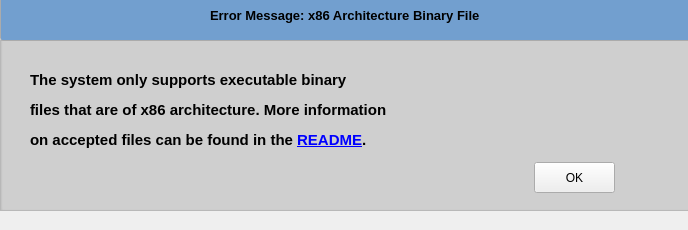
<?xml version="1.0" encoding="UTF-8"?>
<ui version="4.0">
 <class>ArchitectureError</class>
 <widget class="QDockWidget" name="ArchitectureError">
  <property name="geometry">
   <rect>
    <x>0</x>
    <y>0</y>
    <width>688</width>
    <height>230</height>
   </rect>
  </property>
  <property name="palette">
   <palette>
    <active>
     <colorrole role="Base">
      <brush brushstyle="SolidPattern">
       <color alpha="142">
        <red>184</red>
        <green>184</green>
        <blue>184</blue>
       </color>
      </brush>
     </colorrole>
    </active>
    <inactive>
     <colorrole role="Base">
      <brush brushstyle="SolidPattern">
       <color alpha="142">
        <red>184</red>
        <green>184</green>
        <blue>184</blue>
       </color>
      </brush>
     </colorrole>
    </inactive>
    <disabled>
     <colorrole role="Base">
      <brush brushstyle="SolidPattern">
       <color alpha="255">
        <red>255</red>
        <green>255</green>
        <blue>255</blue>
       </color>
      </brush>
     </colorrole>
    </disabled>
   </palette>
  </property>
  <property name="windowTitle">
   <string>DockWidget</string>
  </property>
  <widget class="QWidget" name="dockWidgetContents">
   <widget class="QGroupBox" name="groupBox">
    <property name="geometry">
     <rect>
      <x>0</x>
      <y>-20</y>
      <width>691</width>
      <height>231</height>
     </rect>
    </property>
    <property name="title">
     <string/>
    </property>
    <widget class="QLineEdit" name="PluginView_4">
     <property name="geometry">
      <rect>
       <x>0</x>
       <y>10</y>
       <width>691</width>
       <height>51</height>
      </rect>
     </property>
     <property name="palette">
      <palette>
       <active>
        <colorrole role="Base">
         <brush brushstyle="SolidPattern">
          <color alpha="255">
           <red>114</red>
           <green>159</green>
           <blue>207</blue>
          </color>
         </brush>
        </colorrole>
       </active>
       <inactive>
        <colorrole role="Base">
         <brush brushstyle="SolidPattern">
          <color alpha="255">
           <red>114</red>
           <green>159</green>
           <blue>207</blue>
          </color>
         </brush>
        </colorrole>
       </inactive>
       <disabled>
        <colorrole role="Base">
         <brush brushstyle="SolidPattern">
          <color alpha="255">
           <red>255</red>
           <green>255</green>
           <blue>255</blue>
          </color>
         </brush>
        </colorrole>
       </disabled>
      </palette>
     </property>
     <property name="font">
      <font>
       <pointsize>10</pointsize>
       <weight>75</weight>
       <bold>true</bold>
      </font>
     </property>
     <property name="autoFillBackground">
      <bool>false</bool>
     </property>
     <property name="text">
      <string>Error Message: x86 Architecture Binary File</string>
     </property>
     <property name="alignment">
      <set>Qt::AlignCenter</set>
     </property>
     <property name="readOnly">
      <bool>true</bool>
     </property>
    </widget>
    <widget class="QColumnView" name="PluginView_3">
     <property name="geometry">
      <rect>
       <x>0</x>
       <y>60</y>
       <width>691</width>
       <height>171</height>
      </rect>
     </property>
     <property name="palette">
      <palette>
       <active>
        <colorrole role="Base">
         <brush brushstyle="SolidPattern">
          <color alpha="142">
           <red>184</red>
           <green>184</green>
           <blue>184</blue>
          </color>
         </brush>
        </colorrole>
       </active>
       <inactive>
        <colorrole role="Base">
         <brush brushstyle="SolidPattern">
          <color alpha="142">
           <red>184</red>
           <green>184</green>
           <blue>184</blue>
          </color>
         </brush>
        </colorrole>
       </inactive>
       <disabled>
        <colorrole role="Base">
         <brush brushstyle="SolidPattern">
          <color alpha="255">
           <red>255</red>
           <green>255</green>
           <blue>255</blue>
          </color>
         </brush>
        </colorrole>
       </disabled>
      </palette>
     </property>
    </widget>
    <widget class="QPushButton" name="pushButton">
     <property name="geometry">
      <rect>
       <x>534</x>
       <y>182</y>
       <width>81</width>
       <height>31</height>
      </rect>
     </property>
     <property name="text">
      <string>OK</string>
     </property>
    </widget>
    <widget class="QLabel" name="label">
     <property name="geometry">
      <rect>
       <x>30</x>
       <y>80</y>
       <width>501</width>
       <height>101</height>
      </rect>
     </property>
     <property name="text">
      <string>&lt;html&gt;&lt;head/&gt;&lt;body&gt;&lt;p&gt;&lt;span style=&quot; font-size:11pt; font-weight:600;&quot;&gt;The system only supports executable binary &lt;/span&gt;&lt;/p&gt;&lt;p&gt;&lt;span style=&quot; font-size:11pt; font-weight:600;&quot;&gt;files that are of x86 architecture. More information &lt;/span&gt;&lt;/p&gt;&lt;p&gt;&lt;span style=&quot; font-size:11pt; font-weight:600;&quot;&gt;on accepted files can be found in the &lt;/span&gt;&lt;span style=&quot; font-size:11pt; font-weight:600; text-decoration: underline; color:#0000ff;&quot;&gt;README&lt;/span&gt;&lt;span style=&quot; font-size:11pt; font-weight:600;&quot;&gt;.&lt;/span&gt;&lt;/p&gt;&lt;/body&gt;&lt;/html&gt;</string>
     </property>
     <property name="textFormat">
      <enum>Qt::AutoText</enum>
     </property>
    </widget>
    <zorder>PluginView_3</zorder>
    <zorder>PluginView_4</zorder>
    <zorder>pushButton</zorder>
    <zorder>label</zorder>
   </widget>
  </widget>
 </widget>
 <resources/>
 <connections/>
</ui>
